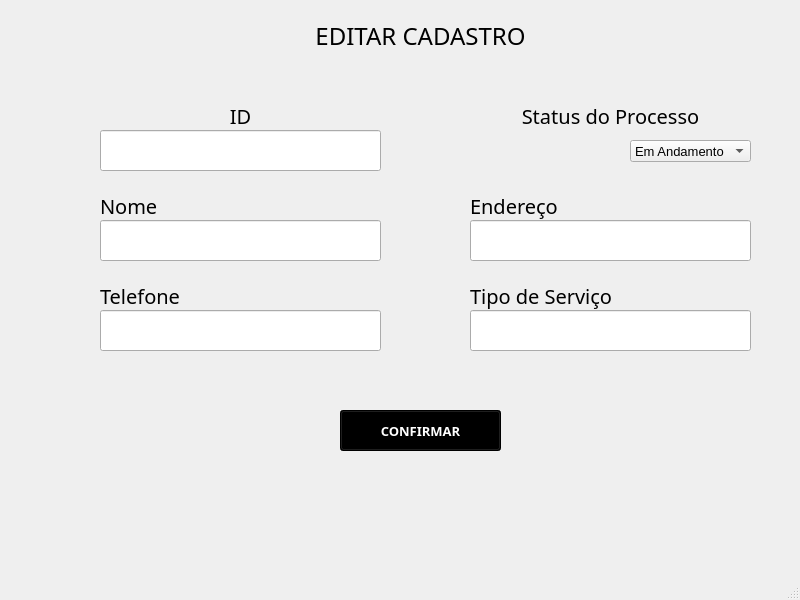
<?xml version="1.0" encoding="UTF-8"?>
<ui version="4.0">
 <class>MainWindow</class>
 <widget class="QMainWindow" name="MainWindow">
  <property name="geometry">
   <rect>
    <x>0</x>
    <y>0</y>
    <width>800</width>
    <height>600</height>
   </rect>
  </property>
  <property name="minimumSize">
   <size>
    <width>0</width>
    <height>600</height>
   </size>
  </property>
  <property name="maximumSize">
   <size>
    <width>16777215</width>
    <height>600</height>
   </size>
  </property>
  <property name="font">
   <font>
    <family>Arial</family>
    <pointsize>10</pointsize>
   </font>
  </property>
  <property name="windowTitle">
   <string>MainWindow</string>
  </property>
  <widget class="QWidget" name="centralwidget">
   <widget class="QLabel" name="label_3">
    <property name="geometry">
     <rect>
      <x>100</x>
      <y>190</y>
      <width>101</width>
      <height>31</height>
     </rect>
    </property>
    <property name="font">
     <font>
      <family>Arial Black</family>
      <pointsize>15</pointsize>
     </font>
    </property>
    <property name="text">
     <string>Nome</string>
    </property>
   </widget>
   <widget class="QLabel" name="label_4">
    <property name="geometry">
     <rect>
      <x>470</x>
      <y>190</y>
      <width>251</width>
      <height>31</height>
     </rect>
    </property>
    <property name="font">
     <font>
      <family>Arial Black</family>
      <pointsize>15</pointsize>
     </font>
    </property>
    <property name="text">
     <string>Endereço</string>
    </property>
   </widget>
   <widget class="QLabel" name="label_5">
    <property name="geometry">
     <rect>
      <x>100</x>
      <y>280</y>
      <width>101</width>
      <height>31</height>
     </rect>
    </property>
    <property name="font">
     <font>
      <family>Arial Black</family>
      <pointsize>15</pointsize>
     </font>
    </property>
    <property name="text">
     <string>Telefone</string>
    </property>
   </widget>
   <widget class="QLineEdit" name="txtAlterarNome">
    <property name="geometry">
     <rect>
      <x>100</x>
      <y>220</y>
      <width>281</width>
      <height>41</height>
     </rect>
    </property>
    <property name="font">
     <font>
      <pointsize>15</pointsize>
     </font>
    </property>
   </widget>
   <widget class="QLineEdit" name="txtAlterarTelefone">
    <property name="geometry">
     <rect>
      <x>100</x>
      <y>310</y>
      <width>281</width>
      <height>41</height>
     </rect>
    </property>
    <property name="font">
     <font>
      <pointsize>15</pointsize>
     </font>
    </property>
   </widget>
   <widget class="QLineEdit" name="txtAlterarEndereco">
    <property name="geometry">
     <rect>
      <x>470</x>
      <y>220</y>
      <width>281</width>
      <height>41</height>
     </rect>
    </property>
    <property name="font">
     <font>
      <pointsize>15</pointsize>
     </font>
    </property>
   </widget>
   <widget class="QPushButton" name="btnConfirmarAlteracao">
    <property name="geometry">
     <rect>
      <x>340</x>
      <y>410</y>
      <width>161</width>
      <height>41</height>
     </rect>
    </property>
    <property name="font">
     <font>
      <family>Arial Black</family>
      <pointsize>10</pointsize>
      <weight>75</weight>
      <bold>true</bold>
     </font>
    </property>
    <property name="styleSheet">
     <string notr="true">background-color: rgb(0, 0, 0);
color: rgb(255, 255, 255);</string>
    </property>
    <property name="text">
     <string>CONFIRMAR</string>
    </property>
   </widget>
   <widget class="QLabel" name="lblMsg">
    <property name="geometry">
     <rect>
      <x>90</x>
      <y>470</y>
      <width>631</width>
      <height>51</height>
     </rect>
    </property>
    <property name="font">
     <font>
      <family>Arial Black</family>
      <pointsize>12</pointsize>
      <weight>75</weight>
      <bold>true</bold>
     </font>
    </property>
    <property name="text">
     <string/>
    </property>
    <property name="alignment">
     <set>Qt::AlignCenter</set>
    </property>
   </widget>
   <widget class="QLineEdit" name="txtAlterarTipoServico">
    <property name="geometry">
     <rect>
      <x>470</x>
      <y>310</y>
      <width>281</width>
      <height>41</height>
     </rect>
    </property>
    <property name="font">
     <font>
      <pointsize>15</pointsize>
     </font>
    </property>
   </widget>
   <widget class="QLabel" name="label_7">
    <property name="geometry">
     <rect>
      <x>470</x>
      <y>280</y>
      <width>281</width>
      <height>31</height>
     </rect>
    </property>
    <property name="font">
     <font>
      <family>Arial Black</family>
      <pointsize>15</pointsize>
     </font>
    </property>
    <property name="text">
     <string>Tipo de Serviço</string>
    </property>
    <property name="alignment">
     <set>Qt::AlignLeading|Qt::AlignLeft|Qt::AlignVCenter</set>
    </property>
   </widget>
   <widget class="QLabel" name="label_8">
    <property name="geometry">
     <rect>
      <x>100</x>
      <y>100</y>
      <width>281</width>
      <height>31</height>
     </rect>
    </property>
    <property name="font">
     <font>
      <family>Arial Black</family>
      <pointsize>15</pointsize>
     </font>
    </property>
    <property name="text">
     <string>ID</string>
    </property>
    <property name="alignment">
     <set>Qt::AlignCenter</set>
    </property>
   </widget>
   <widget class="QLineEdit" name="txtAlterarId">
    <property name="geometry">
     <rect>
      <x>100</x>
      <y>130</y>
      <width>281</width>
      <height>41</height>
     </rect>
    </property>
    <property name="font">
     <font>
      <pointsize>15</pointsize>
     </font>
    </property>
    <property name="readOnly">
     <bool>true</bool>
    </property>
   </widget>
   <widget class="QComboBox" name="comboBoxAlterarStatus">
    <property name="geometry">
     <rect>
      <x>630</x>
      <y>140</y>
      <width>121</width>
      <height>22</height>
     </rect>
    </property>
    <item>
     <property name="text">
      <string>Em Andamento</string>
     </property>
    </item>
    <item>
     <property name="text">
      <string>Concluído</string>
     </property>
    </item>
   </widget>
   <widget class="QLabel" name="label_9">
    <property name="geometry">
     <rect>
      <x>470</x>
      <y>100</y>
      <width>281</width>
      <height>31</height>
     </rect>
    </property>
    <property name="font">
     <font>
      <family>Arial Black</family>
      <pointsize>15</pointsize>
     </font>
    </property>
    <property name="text">
     <string>Status do Processo</string>
    </property>
    <property name="alignment">
     <set>Qt::AlignCenter</set>
    </property>
   </widget>
   <widget class="QLabel" name="label">
    <property name="geometry">
     <rect>
      <x>220</x>
      <y>20</y>
      <width>401</width>
      <height>31</height>
     </rect>
    </property>
    <property name="font">
     <font>
      <family>Arial Black</family>
      <pointsize>18</pointsize>
     </font>
    </property>
    <property name="text">
     <string>EDITAR CADASTRO</string>
    </property>
    <property name="alignment">
     <set>Qt::AlignCenter</set>
    </property>
   </widget>
  </widget>
  <widget class="QMenuBar" name="menubar">
   <property name="geometry">
    <rect>
     <x>0</x>
     <y>0</y>
     <width>800</width>
     <height>21</height>
    </rect>
   </property>
  </widget>
  <widget class="QStatusBar" name="statusbar"/>
 </widget>
 <resources/>
 <connections/>
</ui>
